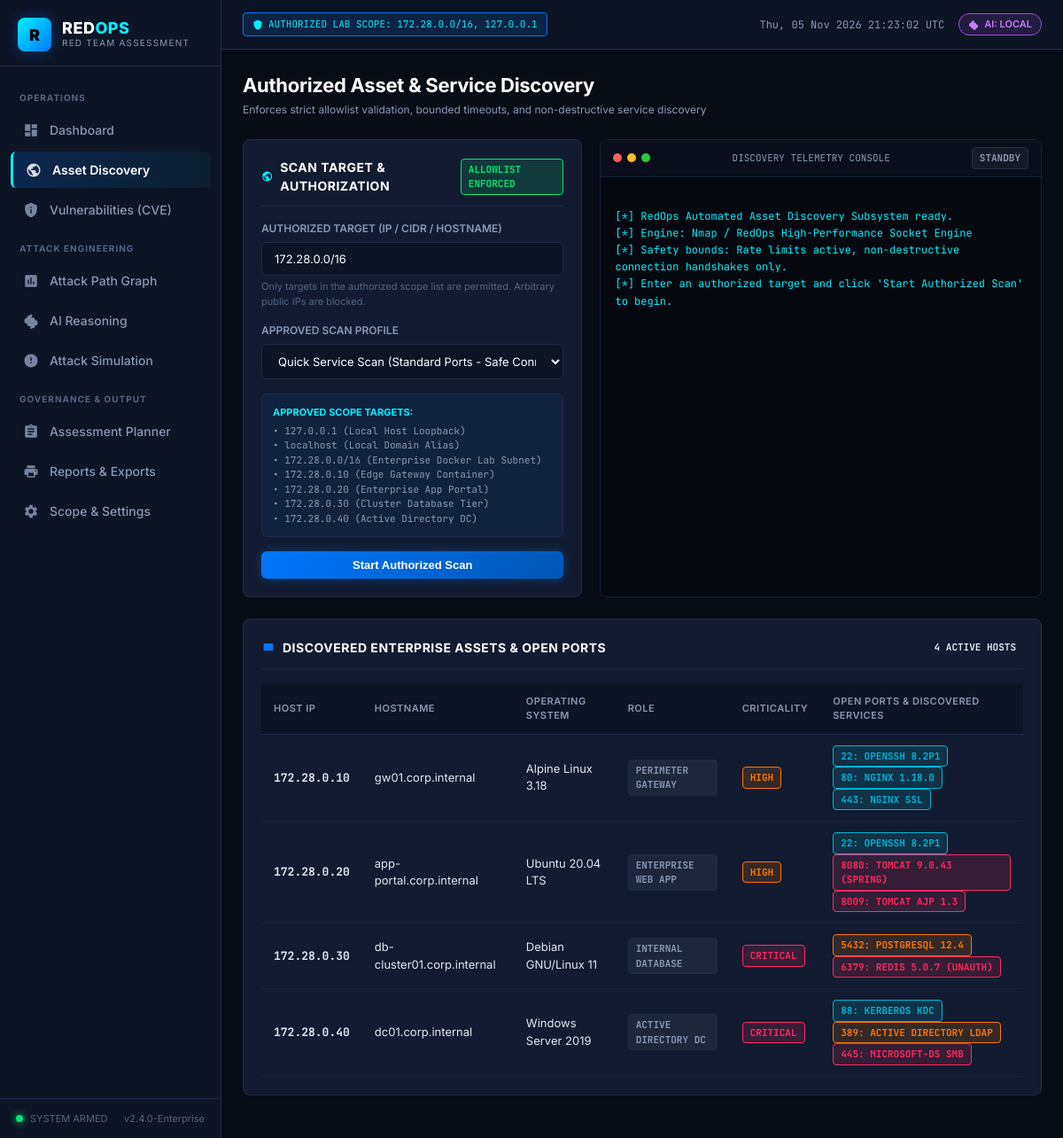
The page /discovery on the database its author committed.
### tables this page shows
CREATE TABLE target_allowlist (
            id INTEGER PRIMARY KEY AUTOINCREMENT,
            target TEXT UNIQUE NOT NULL,
            label TEXT,
            description TEXT,
            is_approved INTEGER DEFAULT 1,
            created_at TIMESTAMP DEFAULT CURRENT_TIMESTAMP
        );

### routes/discovery_routes.py (the view)
@discovery_bp.route("/discovery")
def discovery_page():
    allowlist = AllowlistModel.get_all()
    return render_template("discovery.html", active_page="discovery", allowlist=allowlist)

### database/db.py (called while the page is built)
def dict_factory(cursor, row):
    fields = [column[0] for column in cursor.description]
    return {key: value for key, value in zip(fields, row)}

def get_db_connection():
    os.makedirs(os.path.dirname(Config.DATABASE_PATH), exist_ok=True)
    conn = sqlite3.connect(Config.DATABASE_PATH)
    conn.row_factory = dict_factory
    conn.execute("PRAGMA foreign_keys = ON")
    return conn

### models/audit.py (called while the page is built)
    @staticmethod
    def get_all():
        conn = get_db_connection()
        targets = conn.execute("SELECT * FROM target_allowlist ORDER BY id ASC").fetchall()
        conn.close()
        return targets

### templates/discovery.html (shortened to what this page needs)
{% extends "base.html" %}
{% block content %}
<div class="page-header">
    <div>
        <h1 class="page-title">Authorized Asset & Service Discovery</h1>
        <div class="page-subtitle">Enforces strict allowlist validation, bounded timeouts, and non-destructive service discovery</div>
    </div>
</div>
<div style="display:grid; grid-template-columns: 1fr 1.3fr; gap:20px; margin-bottom:24px;">
    <div class="cyber-card">
        <div class="cyber-card-header">
            <div class="cyber-card-title">
                Scan Target & Authorization
            </div>
            <span class="badge badge-success">ALLOWLIST ENFORCED</span>
        </div>
        <form id="scanForm">
            <div class="form-group">
                <label class="form-label">Authorized Target (IP / CIDR / Hostname)</label>
                <input type="text" id="targetInput" class="form-control font-mono" value="172.28.0.0/16" placeholder="e.g. 172.28.0.0/16 or 127.0.0.1">
                <div style="font-size:11px; color:var(--text-dim); margin-top:4px;">
                    Only targets in the authorized scope list are permitted. Arbitrary public IPs are blocked.
                </div>
            </div>
            <div class="form-group">
                <label class="form-label">Approved Scan Profile</label>
                <select id="profileSelect" class="form-control">
                    <option value="quick">Quick Service Scan (Standard Ports - Safe Connect)</option>
                </select>
            </div>
            <div style="background:rgba(0, 119, 254, 0.08); border:1px solid #1e2c4a; border-radius:6px; padding:12px; margin-bottom:16px;">
                <div style="font-size:11px; font-weight:700; color:var(--accent-cyan); margin-bottom:4px;">APPROVED SCOPE TARGETS:</div>
                <div style="font-size:11px; color:var(--text-muted); font-family:var(--font-mono);">
                    {% for a in allowlist %}
                        • {{ a.target }} ({{ a.label }})<br/>
                    {% endfor %}
                </div>
            </div>
            <button type="submit" id="startScanBtn" class="btn btn-primary" style="width:100%;">
                Start Authorized Scan
            </button>
        </form>
    </div>
    <div class="terminal-window">
        <div class="terminal-header">
            <div class="terminal-dots">
                <span class="terminal-dot dot-red"></span>
                <span class="terminal-dot dot-yellow"></span>
                <span class="terminal-dot dot-green"></span>
            </div>
            <div style="font-size:11px; color:#8899b5; font-family:var(--font-mono);">DISCOVERY TELEMETRY CONSOLE</div>
            <span class="badge badge-neutral">STANDBY</span>
        </div>
        <div class="terminal-body" id="scanTerminalBody">
[*] RedOps Automated Asset Discovery Subsystem ready.
[*] Engine: Nmap / RedOps High-Performance Socket Engine
[*] Safety bounds: Rate limits active, non-destructive connection handshakes only.
[*] Enter an authorized target and click 'Start Authorized Scan' to begin.
        </div>
    </div>
</div>
<div class="cyber-card" style="margin-bottom:24px;">
    <div class="cyber-card-header">
        <div class="cyber-card-title">
            <svg style="width:16px; height:16px; fill:var(--accent-blue);" viewBox="0 0 24 24"><path d="M4 6h16v12H4z"/></svg>
            Discovered Enterprise Assets & Open Ports
        </div>
        <span class="badge badge-cyan">4 ACTIVE HOSTS</span>
    </div>
    <div class="table-responsive">
        <table class="cyber-table">
            <thead>
                <tr>
                    <th>Host IP</th>
                    <th>Hostname</th>
                    <th>Operating System</th>
                    <th>Role</th>
                    <th>Criticality</th>
                    <th>Open Ports & Discovered Services</th>
                </tr>
            </thead>
            <tbody>
                <tr>
                    <td class="font-mono"><b>172.28.0.10</b></td>
                    <td>gw01.corp.internal</td>
                    <td>Alpine Linux 3.18</td>
                    <td><span class="badge badge-neutral">Perimeter Gateway</span></td>
                    <td><span class="badge badge-high">HIGH</span></td>
                    <td>
                        <span class="badge badge-low">22: OpenSSH 8.2p1</span>
                        <span class="badge badge-low">80: Nginx 1.18.0</span>
                        <span class="badge badge-low">443: Nginx SSL</span>
                    </td>
                </tr>
                <tr>
                    <td class="font-mono"><b>172.28.0.20</b></td>
                    <td>app-portal.corp.internal</td>
                    <td>Ubuntu 20.04 LTS</td>
                    <td><span class="badge badge-neutral">Enterprise Web App</span></td>
                    <td><span class="badge badge-high">HIGH</span></td>
                    <td>
                        <span class="badge badge-low">22: OpenSSH 8.2p1</span>
                        <span class="badge badge-critical">8080: Tomcat 9.0.43 (Spring)</span>
                        <span class="badge badge-critical">8009: Tomcat AJP 1.3</span>
                    </td>
                </tr>
                <tr>
                    <td class="font-mono"><b>172.28.0.30</b></td>
                    <td>db-cluster01.corp.internal</td>
                    <td>Debian GNU/Linux 11</td>
                    <td><span class="badge badge-neutral">Internal Database</span></td>
                    <td><span class="badge badge-critical">CRITICAL</span></td>
                    <td>
                        <span class="badge badge-high">5432: PostgreSQL 12.4</span>
                        <span class="badge badge-critical">6379: Redis 5.0.7 (Unauth)</span>
                    </td>
                </tr>
                <tr>
                    <td class="font-mono"><b>172.28.0.40</b></td>
                    <td>dc01.corp.internal</td>
                    <td>Windows Server 2019</td>
                    <td><span class="badge badge-neutral">Active Directory DC</span></td>
                    <td><span class="badge badge-critical">CRITICAL</span></td>
                    <td>
                        <span class="badge badge-low">88: Kerberos KDC</span>
                        <span class="badge badge-high">389: Active Directory LDAP</span>
                        <span class="badge badge-critical">445: Microsoft-DS SMB</span>
                    </td>
                </tr>
            </tbody>
        </table>
    </div>
</div>
{% endblock %}

### templates/base.html (shortened to what this page needs)
<!DOCTYPE html>
<html lang="en">
<head>
    <link rel="stylesheet" href="{{ url_for('static', filename='css/style.css') }}">
</head>
<body>
    <div class="app-container">
        <aside class="sidebar">
            <div class="sidebar-header">
                <div class="brand-icon">R</div>
                <div>
                    <div class="brand-title">RED<span>OPS</span></div>
                    <div class="brand-subtitle">Red Team Assessment</div>
                </div>
            </div>
            <nav class="sidebar-nav">
                <div class="nav-section-label">Operations</div>
                <a href="{{ url_for('dashboard.index') }}" class="nav-item {% if active_page == 'dashboard' %}active{% endif %}">
                    <svg viewBox="0 0 24 24"><path d="M3 13h8V3H3v10zm0 8h8v-6H3v6zm10 0h8V11h-8v10zm0-18v6h8V3h-8z"/></svg>
                    Dashboard
                </a>
                <a href="{{ url_for('discovery.discovery_page') }}" class="nav-item {% if active_page == 'discovery' %}active{% endif %}">
                    Asset Discovery
                </a>
                <a href="{{ url_for('vulnerabilities.vulns_page') }}" class="nav-item {% if active_page == 'vulnerabilities' %}active{% endif %}">
                    <svg viewBox="0 0 24 24"><path d="M12 1L3 5v6c0 5.55 3.84 10.74 9 12 5.16-1.26 9-6.45 9-12V5l-9-4zm-1 6h2v2h-2V7zm0 4h2v6h-2v-6z"/></svg>
                    Vulnerabilities (CVE)
                </a>
                <div class="nav-section-label">Attack Engineering</div>
                <a href="{{ url_for('graph.graph_page') }}" class="nav-item {% if active_page == 'attack-graph' %}active{% endif %}">
                    <svg viewBox="0 0 24 24"><path d="M19 3H5c-1.1 0-2 .9-2 2v14c0 1.1.9 2 2 2h14c1.1 0 2-.9 2-2V5c0-1.1-.9-2-2-2zM9 17H7v-7h2v7zm4 0h-2V7h2v10zm4 0h-2v-4h2v4z"/></svg>
                    Attack Path Graph
                </a>
                <a href="{{ url_for('ai.ai_page') }}" class="nav-item {% if active_page == 'ai-reasoning' %}active{% endif %}">
                    AI Reasoning
                </a>
                <a href="{{ url_for('simulation.simulation_page') }}" class="nav-item {% if active_page == 'simulation' %}active{% endif %}">
                    <svg viewBox="0 0 24 24"><path d="M12 2C6.48 2 2 6.48 2 12s4.48 10 10 10 10-4.48 10-10S17.52 2 12 2zm1 14h-2v-2h2v2zm0-4h-2V7h2v5z"/></svg>
                    Attack Simulation
                </a>
                <div class="nav-section-label">Governance & Output</div>
                <a href="{{ url_for('planner.planner_page') }}" class="nav-item {% if active_page == 'planner' %}active{% endif %}">
                    <svg viewBox="0 0 24 24"><path d="M19 3h-4.18C14.4 1.84 13.3 1 12 1c-1.3 0-2.4.84-2.82 2H5c-1.1 0-2 .9-2 2v14c0 1.1.9 2 2 2h14c1.1 0 2-.9 2-2V5c0-1.1-.9-2-2-2zm-7 0c.55 0 1 .45 1 1s-.45 1-1 1-1-.45-1-1 .45-1 1-1zm2 14H7v-2h7v2zm3-4H7v-2h10v2zm0-4H7V7h10v2z"/></svg>
                    Assessment Planner
                </a>
                <a href="{{ url_for('reporting.reports_page') }}" class="nav-item {% if active_page == 'reports' %}active{% endif %}">
                    <svg viewBox="0 0 24 24"><path d="M19 8H5c-1.66 0-3 1.34-3 3v6h4v4h12v-4h4v-6c0-1.66-1.34-3-3-3zm-3 11H8v-5h8v5zm3-7c-.55 0-1-.45-1-1s.45-1 1-1 1 .45 1 1-.45 1-1 1zm-1-9H6v4h12V3z"/></svg>
                    Reports & Exports
                </a>
                <a href="{{ url_for('settings.settings_page') }}" class="nav-item {% if active_page == 'settings' %}active{% endif %}">
                    Scope & Settings
                </a>
            </nav>
            <div class="sidebar-footer">
                <div style="display:flex; align-items:center; gap:8px;">
                    <span class="status-dot-pulse"></span>
                    <span>SYSTEM ARMED</span>
                </div>
                <span>{{ app_version }}</span>
            </div>
        </aside>
        <div class="main-wrapper">
            <header class="topbar">
                <div class="topbar-left">
                    <div class="badge-scope">
                        <svg style="width:12px; height:12px; fill:currentColor;" viewBox="0 0 24 24"><path d="M12 1L3 5v6c0 5.55 3.84 10.74 9 12 5.16-1.26 9-6.45 9-12V5l-9-4z"/></svg>
                        AUTHORIZED LAB SCOPE: 172.28.0.0/16, 127.0.0.1
                    </div>
                </div>
                <div class="topbar-right">
                    <div class="live-clock" id="liveClock">--:--:-- UTC</div>
                    <div class="ai-engine-pill">
                        AI: {{ ai_provider.upper() }}
                    </div>
                </div>
            </header>
            <main class="content-area">
                {% block content %}{% endblock %}
            </main>
        </div>
    </div>
</body>
</html>

### rows shown on the page
target_allowlist: target "127.0.0.1", label "Local Host Loopback"
target_allowlist: target "localhost", label "Local Domain Alias"
target_allowlist: target "172.28.0.0/16", label "Enterprise Docker Lab Subnet"
target_allowlist: target "172.28.0.10", label "Edge Gateway Container"
target_allowlist: target "172.28.0.20", label "Enterprise App Portal"
target_allowlist: target "172.28.0.30", label "Cluster Database Tier"
target_allowlist: target "172.28.0.40", label "Active Directory DC"

### other values the page prints
{{ app_version }} "v2.4.0-Enterprise"
{{ ai_provider.upper() }} "LOCAL"
